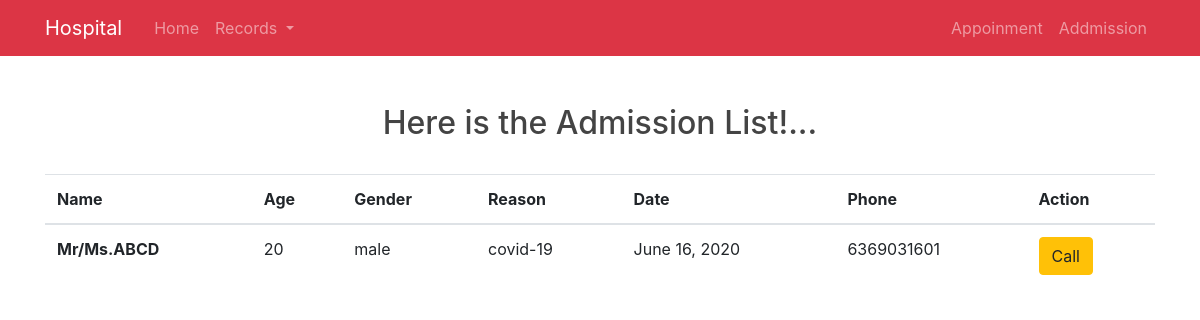
The page /admission/details on the database its author committed.
### hospitalapp/models.py (models this page shows)
class Admission(models.Model):
    name = models.CharField(max_length=50,null=True,blank=True)
    age = models.IntegerField(null=True,blank=True)
    gender = models.CharField(max_length=10,null=True,blank=True)
    reason = models.CharField(max_length=100,null=True,blank=True)
    date = models.DateField()
    phone = models.IntegerField(null=True,blank=True)

### hospitalapp/views.py (the view)
# urls.py: path('admission/details',views.admitdetails,name='admissiondetails'),
def admitdetails(request):
    context = {
        'admissions':Admission.objects.all()
    }
    return render(request,'admission_details.html',context)

### hospitalapp/templates/admission_details.html
{% extends 'base.html' %}
{% block content %}
<div class="container mt-5">
  <h2 class="text-center">Here is the Admission List!...</h2>
  <table class="table table-hover">
    <br>
    <thead>
      <tr>
        <th scope="col">Name</th>
        <th scope="col">Age</th>
        <th scope="col">Gender</th>
        <th scope="col">Reason</th>
        <th scope="col">Date</th>
        <th scope="col">Phone</th>
        <th scope="col">Action</th>
      </tr>
    </thead>
    <tbody>
      {% for admission in admissions %}
      <tr>
        <th scope="row">Mr/Ms.{{ admission.name }}</th>
        <td>{{ admission.age }}</td>
        <td>{{ admission.gender }}</td>
        <td>{{ admission.reason }}</td>
        <td>{{ admission.date }}</td>
        <td>{{ admission.phone }}</td>
        <td><a href="tel:6369031601" class="btn btn-warning">Call</a></td>
      </tr>
      {% endfor %}
    </tbody>
  </table>
</div>
{% endblock %}

### hospitalapp/static/css/style.css (style rules this page uses)
body { background: #fafafa; color: #333333; margin-top: 5rem; }
h1, h2, h3, h4, h5, h6 { color: #444444; }

### rows shown on the page
Admission: name "ABCD", age "20", gender "male", reason "covid-19", date "June 16, 2020", phone "6369031601"
